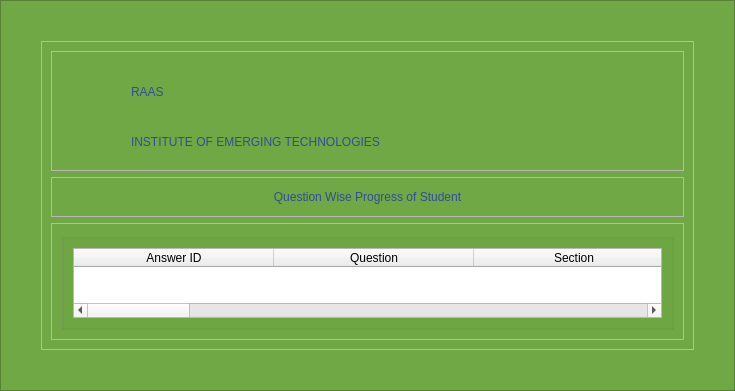
<?xml version="1.0" encoding="UTF-8"?>
<ui version="4.0">
 <class>MainWindow</class>
 <widget class="QMainWindow" name="MainWindow">
  <property name="geometry">
   <rect>
    <x>0</x>
    <y>0</y>
    <width>735</width>
    <height>385</height>
   </rect>
  </property>
  <property name="windowTitle">
   <string>MainWindow</string>
  </property>
  <property name="styleSheet">
   <string notr="true">QFrame#login_form{
background-color: rgb(48, 78, 151);
border-radius:40px;
margin: 60px;
}
QFrame#border_frame
{
background-color:#6fa844 ;
}
QFrame#main_frame{
background-image: url(:/icons/icons/backgrounds/Background.jpg);

background-position:center;
background-repeat:no-repeat;
}
QComboBox#search_filter_comboBox::down-arrow
{
color :green;
}
QPushButton::ToolTip
{
background-color: white;
color:black;
background-image:none;
}
QTabWidget{background: gray;}</string>
  </property>
  <widget class="QWidget" name="centralwidget">
   <layout class="QVBoxLayout" name="verticalLayout">
    <property name="spacing">
     <number>0</number>
    </property>
    <property name="leftMargin">
     <number>0</number>
    </property>
    <property name="topMargin">
     <number>0</number>
    </property>
    <property name="rightMargin">
     <number>0</number>
    </property>
    <property name="bottomMargin">
     <number>0</number>
    </property>
    <item>
     <widget class="QFrame" name="border_frame">
      <property name="sizePolicy">
       <sizepolicy hsizetype="Expanding" vsizetype="Expanding">
        <horstretch>0</horstretch>
        <verstretch>0</verstretch>
       </sizepolicy>
      </property>
      <property name="styleSheet">
       <string notr="true"/>
      </property>
      <property name="frameShape">
       <enum>QFrame::StyledPanel</enum>
      </property>
      <property name="frameShadow">
       <enum>QFrame::Raised</enum>
      </property>
      <layout class="QGridLayout" name="gridLayout_6">
       <property name="leftMargin">
        <number>40</number>
       </property>
       <property name="topMargin">
        <number>40</number>
       </property>
       <property name="rightMargin">
        <number>40</number>
       </property>
       <property name="bottomMargin">
        <number>40</number>
       </property>
       <item row="0" column="0">
        <widget class="QFrame" name="main_frame">
         <property name="sizePolicy">
          <sizepolicy hsizetype="Expanding" vsizetype="Expanding">
           <horstretch>0</horstretch>
           <verstretch>0</verstretch>
          </sizepolicy>
         </property>
         <property name="maximumSize">
          <size>
           <width>16777215</width>
           <height>16777215</height>
          </size>
         </property>
         <property name="styleSheet">
          <string notr="true"/>
         </property>
         <property name="frameShape">
          <enum>QFrame::StyledPanel</enum>
         </property>
         <property name="frameShadow">
          <enum>QFrame::Raised</enum>
         </property>
         <layout class="QVBoxLayout" name="verticalLayout_3">
          <item>
           <widget class="QFrame" name="header_frame">
            <property name="sizePolicy">
             <sizepolicy hsizetype="Preferred" vsizetype="Fixed">
              <horstretch>0</horstretch>
              <verstretch>0</verstretch>
             </sizepolicy>
            </property>
            <property name="minimumSize">
             <size>
              <width>0</width>
              <height>120</height>
             </size>
            </property>
            <property name="maximumSize">
             <size>
              <width>16777215</width>
              <height>120</height>
             </size>
            </property>
            <property name="styleSheet">
             <string notr="true"/>
            </property>
            <property name="frameShape">
             <enum>QFrame::StyledPanel</enum>
            </property>
            <property name="frameShadow">
             <enum>QFrame::Raised</enum>
            </property>
            <layout class="QHBoxLayout" name="horizontalLayout_3">
             <item>
              <layout class="QGridLayout" name="header_gridLayout">
               <property name="spacing">
                <number>0</number>
               </property>
               <item row="0" column="0" rowspan="2">
                <widget class="QLabel" name="hunar_logo">
                 <property name="minimumSize">
                  <size>
                   <width>70</width>
                   <height>100</height>
                  </size>
                 </property>
                 <property name="maximumSize">
                  <size>
                   <width>70</width>
                   <height>100</height>
                  </size>
                 </property>
                 <property name="styleSheet">
                  <string notr="true">
background-image: url(:/icons/icons/backgrounds/Asset 7-100.jpg);
background-repeat: no-repeat; 
 background-position: right;
margin:5px;
</string>
                 </property>
                 <property name="text">
                  <string/>
                 </property>
                 <property name="alignment">
                  <set>Qt::AlignBottom|Qt::AlignRight|Qt::AlignTrailing</set>
                 </property>
                </widget>
               </item>
               <item row="1" column="1">
                <widget class="QLabel" name="ET_label">
                 <property name="sizePolicy">
                  <sizepolicy hsizetype="Expanding" vsizetype="Fixed">
                   <horstretch>0</horstretch>
                   <verstretch>0</verstretch>
                  </sizepolicy>
                 </property>
                 <property name="minimumSize">
                  <size>
                   <width>541</width>
                   <height>0</height>
                  </size>
                 </property>
                 <property name="styleSheet">
                  <string notr="true">color: rgb(48, 78, 151);
font: 25 22pt &quot;Bahnschrift Light&quot;;</string>
                 </property>
                 <property name="text">
                  <string>INSTITUTE OF EMERGING TECHNOLOGIES</string>
                 </property>
                 <property name="wordWrap">
                  <bool>true</bool>
                 </property>
                </widget>
               </item>
               <item row="0" column="1">
                <widget class="QLabel" name="RAAS_label">
                 <property name="sizePolicy">
                  <sizepolicy hsizetype="Expanding" vsizetype="Fixed">
                   <horstretch>0</horstretch>
                   <verstretch>0</verstretch>
                  </sizepolicy>
                 </property>
                 <property name="minimumSize">
                  <size>
                   <width>120</width>
                   <height>0</height>
                  </size>
                 </property>
                 <property name="styleSheet">
                  <string notr="true">color: rgb(48, 78, 151);
font: 63 32pt &quot;Bahnschrift SemiBold&quot;;</string>
                 </property>
                 <property name="text">
                  <string>RAAS</string>
                 </property>
                </widget>
               </item>
              </layout>
             </item>
            </layout>
           </widget>
          </item>
          <item>
           <widget class="QFrame" name="frame">
            <property name="minimumSize">
             <size>
              <width>0</width>
              <height>40</height>
             </size>
            </property>
            <property name="frameShape">
             <enum>QFrame::StyledPanel</enum>
            </property>
            <property name="frameShadow">
             <enum>QFrame::Raised</enum>
            </property>
            <layout class="QGridLayout" name="gridLayout_2">
             <item row="0" column="0">
              <widget class="QLabel" name="center_label">
               <property name="sizePolicy">
                <sizepolicy hsizetype="Expanding" vsizetype="Fixed">
                 <horstretch>0</horstretch>
                 <verstretch>0</verstretch>
                </sizepolicy>
               </property>
               <property name="minimumSize">
                <size>
                 <width>541</width>
                 <height>0</height>
                </size>
               </property>
               <property name="styleSheet">
                <string notr="true">color: rgb(48, 78, 151);
font: 18pt &quot;Bahnschrift Light&quot;;</string>
               </property>
               <property name="text">
                <string>Question Wise Progress of Student</string>
               </property>
               <property name="alignment">
                <set>Qt::AlignCenter</set>
               </property>
               <property name="wordWrap">
                <bool>true</bool>
               </property>
              </widget>
             </item>
            </layout>
           </widget>
          </item>
          <item>
           <widget class="QFrame" name="main_body">
            <property name="sizePolicy">
             <sizepolicy hsizetype="Expanding" vsizetype="Expanding">
              <horstretch>0</horstretch>
              <verstretch>0</verstretch>
             </sizepolicy>
            </property>
            <property name="minimumSize">
             <size>
              <width>0</width>
              <height>0</height>
             </size>
            </property>
            <property name="frameShape">
             <enum>QFrame::StyledPanel</enum>
            </property>
            <property name="frameShadow">
             <enum>QFrame::Raised</enum>
            </property>
            <layout class="QHBoxLayout" name="horizontalLayout">
             <item>
              <widget class="QGroupBox" name="groupBox">
               <property name="title">
                <string/>
               </property>
               <layout class="QHBoxLayout" name="horizontalLayout_2">
                <item>
                 <widget class="QTableWidget" name="viewSentEmailsTableWidget">
                  <property name="styleSheet">
                   <string notr="true">
font:12pt &quot;Bahnschrift Light&quot;;</string>
                  </property>
                  <property name="sizeAdjustPolicy">
                   <enum>QAbstractScrollArea::AdjustToContents</enum>
                  </property>
                  <attribute name="horizontalHeaderDefaultSectionSize">
                   <number>200</number>
                  </attribute>
                  <column>
                   <property name="text">
                    <string>Answer ID</string>
                   </property>
                  </column>
                  <column>
                   <property name="text">
                    <string>Question</string>
                   </property>
                  </column>
                  <column>
                   <property name="text">
                    <string>Section</string>
                   </property>
                  </column>
                  <column>
                   <property name="text">
                    <string>Answer</string>
                   </property>
                  </column>
                  <column>
                   <property name="text">
                    <string>Obtained Marks</string>
                   </property>
                  </column>
                  <column>
                   <property name="text">
                    <string>Is ans Right?</string>
                   </property>
                  </column>
                  <column>
                   <property name="text">
                    <string>Attempt Date</string>
                   </property>
                  </column>
                  <column>
                   <property name="text">
                    <string>Is Attempt 2 allowed?</string>
                   </property>
                  </column>
                  <column>
                   <property name="text">
                    <string>Attempt 1?</string>
                   </property>
                  </column>
                  <column>
                   <property name="text">
                    <string>Attempt 2?</string>
                   </property>
                  </column>
                  <column>
                   <property name="text">
                    <string>Answer Image (if available)</string>
                   </property>
                  </column>
                 </widget>
                </item>
               </layout>
              </widget>
             </item>
            </layout>
           </widget>
          </item>
         </layout>
        </widget>
       </item>
      </layout>
     </widget>
    </item>
   </layout>
  </widget>
 </widget>
 <resources>
  <include location="icon.qrc"/>
 </resources>
 <connections/>
</ui>
